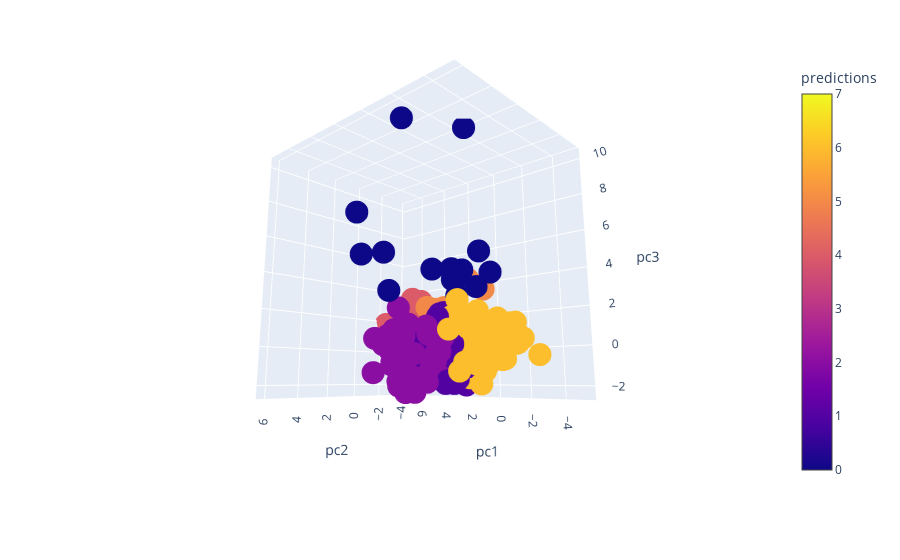

Notebook source saved alongside this figure:
### Code cell
fig = px.scatter_3d(sp500_pca_pred, x='pc1', y='pc2', z='pc3', color='predictions')
fig.show()

### Figure 1 — Plotly figure (JSON) as saved in the notebook; plotly's stock layout.template omitted (floating-point values rounded to 4 significant figures; data arrays with more than 128 entries replaced by an {"elided": "..."} marker saying what was removed)
{"data": [{"hoverlabel": {"namelength": 0}, "hovertemplate": "pc1=%{x}<br>pc2=%{y}<br>pc3=%{z}<br>predictions=%{marker.color}", "legendgroup": "", "marker": {"color": {"elided": "464 int values"}, "coloraxis": "coloraxis", "symbol": "circle"}, "mode": "markers", "name": "", "scene": "scene", "showlegend": false, "type": "scatter3d", "x": {"elided": "464 float values"}, "y": {"elided": "464 float values"}, "z": {"elided": "464 float values"}}], "layout": {"autosize": true, "coloraxis": {"colorbar": {"title": {"text": "predictions"}}, "colorscale": [[0, "#0d0887"], [0.1111, "#46039f"], [0.2222, "#7201a8"], [0.3333, "#9c179e"], [0.4444, "#bd3786"], [0.5556, "#d8576b"], [0.6667, "#ed7953"], [0.7778, "#fb9f3a"], [0.8889, "#fdca26"], [1, "#f0f921"]]}, "legend": {"tracegroupgap": 0}, "margin": {"t": 60}, "scene": {"aspectmode": "auto", "aspectratio": {"x": 1.078, "y": 0.8638, "z": 1.074}, "camera": {"center": {"x": 0, "y": 0, "z": 0}, "eye": {"x": -1.437, "y": 1.554, "z": -0.454}, "projection": {"type": "perspective"}, "up": {"x": 0, "y": 0, "z": 1}}, "domain": {"x": [0, 0.98], "y": [0, 1]}, "xaxis": {"title": {"text": "pc1"}, "type": "linear"}, "yaxis": {"title": {"text": "pc2"}, "type": "linear"}, "zaxis": {"title": {"text": "pc3"}, "type": "linear"}}}}
